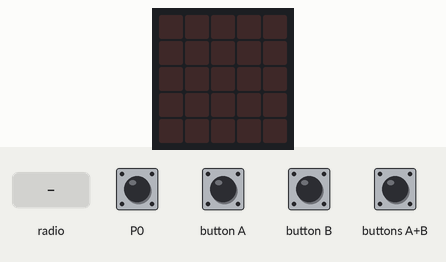
Simulated run of this program. Board: Calliope mini (MakeCode). Parts: the board's 5×5 LED display. The test bench sets the inputs (shaded band).

Above: at 1.2 s.
1.3 s: touch pin P0 pressed for 0.15 s
At 2.6 s:
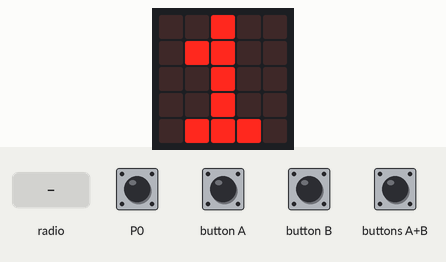
2.9 s: button A pressed for 0.15 s
At 4.0 s:
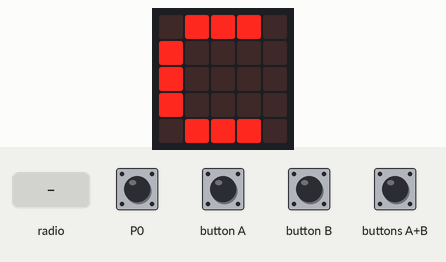
4.5 s: button B pressed for 0.15 s
At 5.2 s:
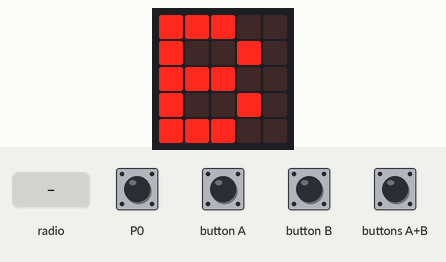
6.1 s: button B pressed for 0.15 s
At 7.6 s:
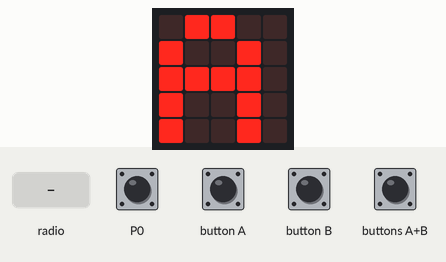
9.3 s: radio message "0" arrives
At 10.6 s:
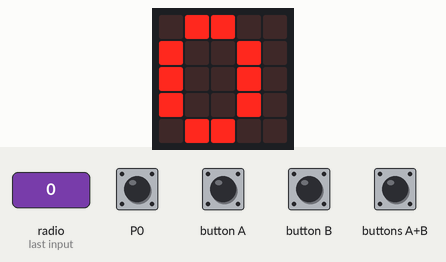
Timing chart, 0 to 11.8 s (numbered marks = the images above; inputs shaded):
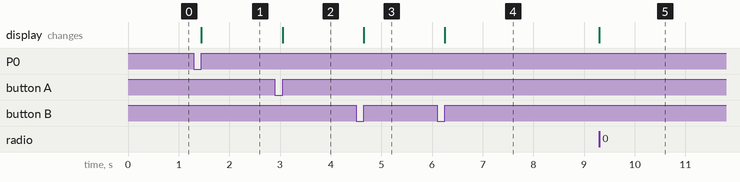

The program:

main.ts
```typescript
input.onPinPressed(TouchPin.P0, function () {
    Message += 1
    basic.showNumber(Message)
})
radio.onReceivedNumber(function (receivedNumber) {
    basic.showNumber(receivedNumber)
})
input.onButtonPressed(Button.A, function () {
    Message += 1
    if (Message > 10) {
        Message = 0
    }
    basic.showString("" + (alphabet[Message]))
})
input.onButtonPressed(Button.AB, function () {
    radio.sendString("" + (alphabet[Message]))
})
radio.onReceivedString(function (receivedString) {
    basic.showString(receivedString)
})
input.onButtonPressed(Button.B, function () {
    Message += -1
    if (Message < 0) {
        Message = 0
    }
    basic.showString("" + (alphabet[Message]))
})
let Message = 0
let alphabet: string[] = []
radio.setGroup(1)
alphabet = ["A", "B", "C", "D", "E", "F", "G", "H", "I", "J"]
Message = 0
basic.forever(function () {

})
```

test.ts
```typescript
// Hier kann man Tests durchführen; diese Datei wird nicht kompiliert, wenn dieses Paket als Erweiterung verwendet wird.
```

Measured:
- after the input at 1.3 s, the display: changes after 0.15 s (image 1)
- after the input at 2.9 s, the display: changes after 0.15 s (image 2)
- after the input at 4.5 s, the display: changes after 0.15 s (image 3)
- after the input at 6.1 s, the display: changes after 0.15 s (image 4)
- after the input at 9.3 s, the display: changes at once (image 5)
